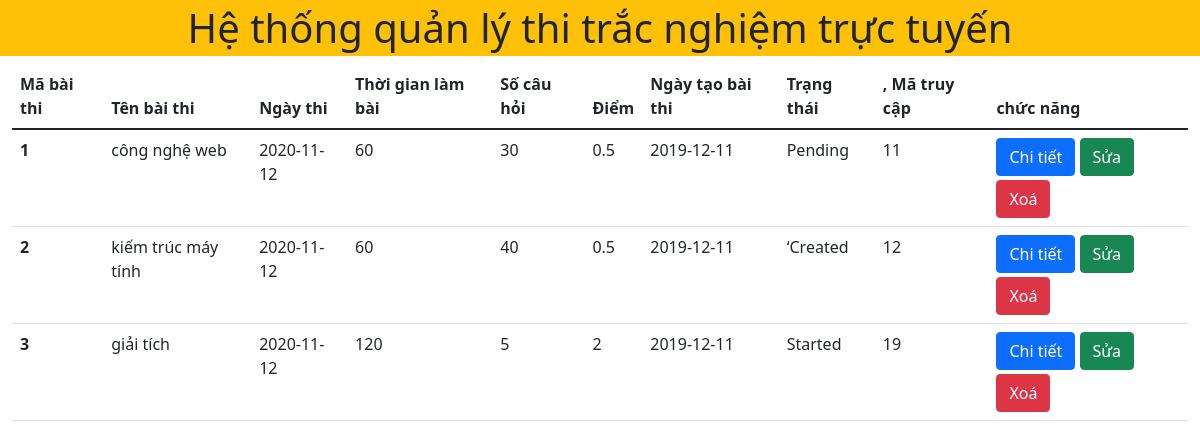
The page / on the database its author committed.
### tables this page shows
CREATE TABLE `exams` (
  `id` int(11) NOT NULL,
  `exam_title` varchar(50) NOT NULL,
  `exam_datetime` date NOT NULL,
  `duration` int(10) NOT NULL,
  `total_question` int(10) NOT NULL,
  `marks_per_right_answer` float NOT NULL,
  `created_on` date NOT NULL,
  `status` varchar(11) NOT NULL,
  `exam_code` int(10) NOT NULL
);

### index.php (the view, shortened to what this page needs)
<?php
    include './header.php';
?>
<table class="table table-ronsponsive">
    <thead>
        <tr>
            <th scope="col">Mã bài thi</th>
            <th scope="col">Tên bài thi</th>
            <th scope="col"> Ngày thi</th>
            <th scope="col">Thời gian làm bài</th>
            <th scope="col"> Số câu hỏi</th>
            <th scope="col">Điểm</th>
            <th scope="col">Ngày tạo bài thi</th>
            <th scope="col">Trạng thái</th>
            <th scope="col">, Mã truy cập</th>
            <th class='col' scope="col">chức năng</th>
        </tr>
    </thead>
    <tbody>
        <?php
         include './config.php';
         $sql= "SELECT * FROM exams";
        $result=mysqli_query($conn,$sql);
        if(mysqli_num_rows($result)>0){
            while($row= mysqli_fetch_assoc($result)){
                echo "<tr>";
                echo '<th scopy = "row">'.$row['id'].'</th>';
                echo '<td>' . $row['exam_title'] . '</td>';
                echo '<td>' . $row['exam_datetime'] . '</td>';
                echo '<td>' . $row['duration'] . '</td>';
                echo '<td>' . $row['total_question'] . '</td>';
                echo '<td>' . $row['marks_per_right_answer'] . '</td>';
                echo '<td>' . $row['created_on'] . '</td>';
                echo '<td>' . $row['status'] . '</td>';
                echo '<td>' . $row['exam_code'] . '</td>';
                echo '<td>
                <a href="./detail.php?id=' . $row['id'] . '" class="btn btn-primary">Chi tiết</a>
                <a href="process/edit.php?id=' . $row['id'] . '" class="btn btn-success">Sửa</a>
                <a href="process/delete.php?id=' . $row['id'] . '" class="btn btn-danger mt-1">Xoá</a>
                </td>';
                echo "</tr>";
            }
        }
        ?>
    </tbody>
</table>
<?php include './footer.php' ?>

### header.php (shortened to what this page needs)
<!doctype html>
<html lang="en">
  <head>
    <link href="https://cdn.jsdelivr.net/npm/bootstrap@5.1.3/dist/css/bootstrap.min.css" rel="stylesheet">
    <link rel="stylesheet" href="https://cdnjs.cloudflare.com/ajax/libs/font-awesome/6.0.0-beta2/css/all.min.css" />
  </head>
  <body>
    <h1 class="bg-warning text-center p-1"> Hệ thống quản lý thi trắc nghiệm trực tuyến</h1>
    <main class="container-fluid">

### footer.php (shortened to what this page needs)
</main>
</body>
</html>

### rows shown on the page
exams: id "1", exam_title "công nghệ web", exam_datetime "2020-11-12", duration "60", total_question "30", marks_per_right_answer "0.5", created_on "2019-12-11", status "Pending", exam_code "11"
exams: id "2", exam_title "kiếm trúc máy tính", exam_datetime "2020-11-12", duration "60", total_question "40", marks_per_right_answer "0.5", created_on "2019-12-11", status "‘Created", exam_code "12"
exams: id "3", exam_title "giải tích", exam_datetime "2020-11-12", duration "120", total_question "5", marks_per_right_answer "2", created_on "2019-12-11", status "Started", exam_code "19"
